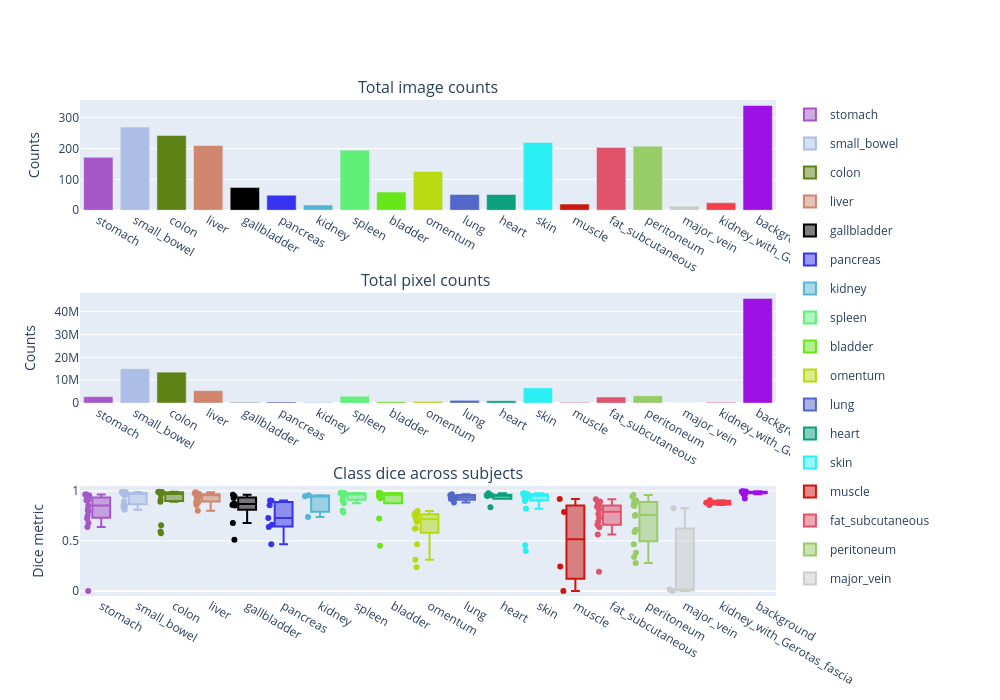

The code cell stored with this chart in its notebook:
### Markdown cell above
Comparison of class dice scores. Each boxplot shows the distribution of dice values across subjects. The image and pixel counts are the sum over all images in the validation sets.

### Code cell
if "confusion_matrix" in df_val:
    create_class_scores_figure(agg)

### Figure 1 — Plotly figure (JSON) as saved in the notebook; plotly's stock layout.template omitted (floating-point values rounded to 4 significant figures)
{"data": [{"marker": {"color": ["#A657C7", "#ADBEE6", "#5F8217", "#D0856D", "#000000", "#3733F0", "#54B5D4", "#60F07A", "#67E619", "#B9D912", "#5267C7", "#0DA07C", "#2BF0F3", "#CC170F", "#e0536b", "#98CC66", "#CCCCCC", "#F43E4C", "#9E11E4"]}, "name": "counts", "showlegend": false, "type": "bar", "x": ["stomach", "small_bowel", "colon", "liver", "gallbladder", "pancreas", "kidney", "spleen", "bladder", "omentum", "lung", "heart", "skin", "muscle", "fat_subcutaneous", "peritoneum", "major_vein", "kidney_with_Gerotas_fascia", "background"], "xaxis": "x", "y": [172, 270, 243, 210, 74, 49, 17, 195, 59, 126, 51, 51, 220, 20, 204, 208, 14, 24, 340], "yaxis": "y"}, {"marker": {"color": ["#A657C7", "#ADBEE6", "#5F8217", "#D0856D", "#000000", "#3733F0", "#54B5D4", "#60F07A", "#67E619", "#B9D912", "#5267C7", "#0DA07C", "#2BF0F3", "#CC170F", "#e0536b", "#98CC66", "#CCCCCC", "#F43E4C", "#9E11E4"]}, "name": "counts", "showlegend": false, "type": "bar", "x": ["stomach", "small_bowel", "colon", "liver", "gallbladder", "pancreas", "kidney", "spleen", "bladder", "omentum", "lung", "heart", "skin", "muscle", "fat_subcutaneous", "peritoneum", "major_vein", "kidney_with_Gerotas_fascia", "background"], "xaxis": "x2", "y": [2812769, 15058855, 13547477, 5469524, 228607, 439549, 271109, 2986646, 660230, 814518, 1216017, 1030449, 6657604, 276587, 2664671, 3232007, 88240, 356557, 45795869], "yaxis": "y2"}, {"alignmentgroup": "True", "boxpoints": "all", "customdata": [["P050"], ["P069"], ["P045"], ["P060"], ["P044"], ["P047"], ["P059"], ["P070"], ["P048"], ["P061"], ["P071"], ["P041"], ["P049"], ["P057"], ["P058"]], "hovertemplate": "label_name=%{x}<br>dice_metric=%{y}<br>subject_name=%{customdata[0]}<extra></extra>", "legendgroup": "stomach", "marker": {"color": "#A657C7"}, "name": "stomach", "notched": false, "offsetgroup": "stomach", "orientation": "v", "showlegend": true, "type": "box", "x": ["stomach", "stomach", "stomach", "stomach", "stomach", "stomach", "stomach", "stomach", "stomach", "stomach", "stomach", "stomach", "stomach", "stomach", "stomach"], "x0": " ", "xaxis": "x3", "y": [0.9061, 0.6396, 0.9631, 0.6781, 0.9542, 0.963, 0, 0.7535, 0.852, 0.9008, 0.7952, 0.9128, 0.9397, 0.7226, 0.8138], "y0": " ", "yaxis": "y3"}, {"alignmentgroup": "True", "boxpoints": "all", "customdata": [["P048"], ["P045"], ["P058"], ["P049"], ["P047"], ["P050"], ["P061"], ["P057"], ["P059"], ["P060"], ["P044"], ["P070"], ["P071"], ["P069"], ["P041"]], "hovertemplate": "label_name=%{x}<br>dice_metric=%{y}<br>subject_name=%{customdata[0]}<extra></extra>", "legendgroup": "small_bowel", "marker": {"color": "#ADBEE6"}, "name": "small_bowel", "notched": false, "offsetgroup": "small_bowel", "orientation": "v", "showlegend": true, "type": "box", "x": ["small_bowel", "small_bowel", "small_bowel", "small_bowel", "small_bowel", "small_bowel", "small_bowel", "small_bowel", "small_bowel", "small_bowel", "small_bowel", "small_bowel", "small_bowel", "small_bowel", "small_bowel"], "x0": " ", "xaxis": "x3", "y": [0.9867, 0.9562, 0.8558, 0.9852, 0.9742, 0.9788, 0.9735, 0.8112, 0.9696, 0.9602, 0.985, 0.8273, 0.8513, 0.8923, 0.9713], "y0": " ", "yaxis": "y3"}, {"alignmentgroup": "True", "boxpoints": "all", "customdata": [["P071"], ["P058"], ["P060"], ["P049"], ["P044"], ["P047"], ["P059"], ["P041"], ["P057"], ["P061"], ["P045"], ["P050"], ["P069"], ["P070"], ["P048"]], "hovertemplate": "label_name=%{x}<br>dice_metric=%{y}<br>subject_name=%{customdata[0]}<extra></extra>", "legendgroup": "colon", "marker": {"color": "#5F8217"}, "name": "colon", "notched": false, "offsetgroup": "colon", "orientation": "v", "showlegend": true, "type": "box", "x": ["colon", "colon", "colon", "colon", "colon", "colon", "colon", "colon", "colon", "colon", "colon", "colon", "colon", "colon", "colon"], "x0": " ", "xaxis": "x3", "y": [0.9792, 0.5755, 0.9133, 0.9801, 0.9878, 0.9628, 0.9679, 0.9624, 0.8915, 0.987, 0.9894, 0.9847, 0.5933, 0.657, 0.9842], "y0": " ", "yaxis": "y3"}, {"alignmentgroup": "True", "boxpoints": "all", "customdata": [["P071"], ["P041"], ["P057"], ["P049"], ["P050"], ["P059"], ["P058"], ["P061"], ["P069"], ["P045"], ["P047"], ["P048"], ["P060"], ["P070"], ["P044"]], "hovertemplate": "label_name=%{x}<br>dice_metric=%{y}<br>subject_name=%{customdata[0]}<extra></extra>", "legendgroup": "liver", "marker": {"color": "#D0856D"}, "name": "liver", "notched": false, "offsetgroup": "liver", "orientation": "v", "showlegend": true, "type": "box", "x": ["liver", "liver", "liver", "liver", "liver", "liver", "liver", "liver", "liver", "liver", "liver", "liver", "liver", "liver", "liver"], "x0": " ", "xaxis": "x3", "y": [0.8576, 0.9844, 0.9148, 0.9301, 0.9695, 0.7996, 0.9315, 0.8837, 0.9669, 0.9566, 0.9657, 0.962, 0.9547, 0.885, 0.9762], "y0": " ", "yaxis": "y3"}, {"alignmentgroup": "True", "boxpoints": "all", "customdata": [["P060"], ["P057"], ["P071"], ["P069"], ["P059"], ["P048"], ["P070"], ["P047"], ["P050"]], "hovertemplate": "label_name=%{x}<br>dice_metric=%{y}<br>subject_name=%{customdata[0]}<extra></extra>", "legendgroup": "gallbladder", "marker": {"color": "#000000"}, "name": "gallbladder", "notched": false, "offsetgroup": "gallbladder", "orientation": "v", "showlegend": true, "type": "box", "x": ["gallbladder", "gallbladder", "gallbladder", "gallbladder", "gallbladder", "gallbladder", "gallbladder", "gallbladder", "gallbladder"], "x0": " ", "xaxis": "x3", "y": [0.8698, 0.9449, 0.8542, 0.5113, 0.9608, 0.6784, 0.8681, 0.8579, 0.9283], "y0": " ", "yaxis": "y3"}, {"alignmentgroup": "True", "boxpoints": "all", "customdata": [["P070"], ["P057"], ["P059"], ["P058"], ["P060"], ["P061"], ["P071"]], "hovertemplate": "label_name=%{x}<br>dice_metric=%{y}<br>subject_name=%{customdata[0]}<extra></extra>", "legendgroup": "pancreas", "marker": {"color": "#3733F0"}, "name": "pancreas", "notched": false, "offsetgroup": "pancreas", "orientation": "v", "showlegend": true, "type": "box", "x": ["pancreas", "pancreas", "pancreas", "pancreas", "pancreas", "pancreas", "pancreas"], "x0": " ", "xaxis": "x3", "y": [0.66, 0.9006, 0.9034, 0.4672, 0.8546, 0.6388, 0.7275], "y0": " ", "yaxis": "y3"}, {"alignmentgroup": "True", "boxpoints": "all", "customdata": [["P058"], ["P059"], ["P061"]], "hovertemplate": "label_name=%{x}<br>dice_metric=%{y}<br>subject_name=%{customdata[0]}<extra></extra>", "legendgroup": "kidney", "marker": {"color": "#54B5D4"}, "name": "kidney", "notched": false, "offsetgroup": "kidney", "orientation": "v", "showlegend": true, "type": "box", "x": ["kidney", "kidney", "kidney"], "x0": " ", "xaxis": "x3", "y": [0.9455, 0.7395, 0.9558], "y0": " ", "yaxis": "y3"}, {"alignmentgroup": "True", "boxpoints": "all", "customdata": [["P041"], ["P050"], ["P048"], ["P045"], ["P061"], ["P058"], ["P049"], ["P057"], ["P059"], ["P069"], ["P044"], ["P070"], ["P071"], ["P047"], ["P060"]], "hovertemplate": "label_name=%{x}<br>dice_metric=%{y}<br>subject_name=%{customdata[0]}<extra></extra>", "legendgroup": "spleen", "marker": {"color": "#60F07A"}, "name": "spleen", "notched": false, "offsetgroup": "spleen", "orientation": "v", "showlegend": true, "type": "box", "x": ["spleen", "spleen", "spleen", "spleen", "spleen", "spleen", "spleen", "spleen", "spleen", "spleen", "spleen", "spleen", "spleen", "spleen", "spleen"], "x0": " ", "xaxis": "x3", "y": [0.9779, 0.9761, 0.9787, 0.9654, 0.9629, 0.9672, 0.9459, 0.9221, 0.7829, 0.9062, 0.8766, 0.8032, 0.9719, 0.9758, 0.9526], "y0": " ", "yaxis": "y3"}, {"alignmentgroup": "True", "boxpoints": "all", "customdata": [["P059"], ["P048"], ["P041"], ["P047"], ["P060"], ["P045"], ["P061"], ["P057"], ["P049"]], "hovertemplate": "label_name=%{x}<br>dice_metric=%{y}<br>subject_name=%{customdata[0]}<extra></extra>", "legendgroup": "bladder", "marker": {"color": "#67E619"}, "name": "bladder", "notched": false, "offsetgroup": "bladder", "orientation": "v", "showlegend": true, "type": "box", "x": ["bladder", "bladder", "bladder", "bladder", "bladder", "bladder", "bladder", "bladder", "bladder"], "x0": " ", "xaxis": "x3", "y": [0.9789, 0.4514, 0.9754, 0.9696, 0.9593, 0.7234, 0.9452, 0.9262, 0.975], "y0": " ", "yaxis": "y3"}, {"alignmentgroup": "True", "boxpoints": "all", "customdata": [["P047"], ["P059"], ["P061"], ["P069"], ["P044"], ["P070"], ["P041"], ["P045"], ["P060"], ["P050"], ["P071"], ["P058"], ["P057"]], "hovertemplate": "label_name=%{x}<br>dice_metric=%{y}<br>subject_name=%{customdata[0]}<extra></extra>", "legendgroup": "omentum", "marker": {"color": "#B9D912"}, "name": "omentum", "notched": false, "offsetgroup": "omentum", "orientation": "v", "showlegend": true, "type": "box", "x": ["omentum", "omentum", "omentum", "omentum", "omentum", "omentum", "omentum", "omentum", "omentum", "omentum", "omentum", "omentum", "omentum"], "x0": " ", "xaxis": "x3", "y": [0.6264, 0.3126, 0.621, 0.7654, 0.799, 0.7397, 0.7746, 0.2368, 0.6911, 0.7167, 0.4666, 0.7658, 0.7229], "y0": " ", "yaxis": "y3"}, {"alignmentgroup": "True", "boxpoints": "all", "customdata": [["P058"], ["P045"], ["P044"], ["P070"], ["P060"]], "hovertemplate": "label_name=%{x}<br>dice_metric=%{y}<br>subject_name=%{customdata[0]}<extra></extra>", "legendgroup": "lung", "marker": {"color": "#5267C7"}, "name": "lung", "notched": false, "offsetgroup": "lung", "orientation": "v", "showlegend": true, "type": "box", "x": ["lung", "lung", "lung", "lung", "lung"], "x0": " ", "xaxis": "x3", "y": [0.9351, 0.9648, 0.9191, 0.8822, 0.9545], "y0": " ", "yaxis": "y3"}, {"alignmentgroup": "True", "boxpoints": "all", "customdata": [["P045"], ["P044"], ["P058"], ["P070"], ["P060"]], "hovertemplate": "label_name=%{x}<br>dice_metric=%{y}<br>subject_name=%{customdata[0]}<extra></extra>", "legendgroup": "heart", "marker": {"color": "#0DA07C"}, "name": "heart", "notched": false, "offsetgroup": "heart", "orientation": "v", "showlegend": true, "type": "box", "x": ["heart", "heart", "heart", "heart", "heart"], "x0": " ", "xaxis": "x3", "y": [0.9756, 0.9481, 0.9567, 0.8351, 0.9563], "y0": " ", "yaxis": "y3"}, {"alignmentgroup": "True", "boxpoints": "all", "customdata": [["P045"], ["P057"], ["P044"], ["P041"], ["P049"], ["P071"], ["P060"], ["P069"], ["P061"], ["P070"], ["P048"], ["P047"], ["P059"], ["P058"], ["P050"]], "hovertemplate": "label_name=%{x}<br>dice_metric=%{y}<br>subject_name=%{customdata[0]}<extra></extra>", "legendgroup": "skin", "marker": {"color": "#2BF0F3"}, "name": "skin", "notched": false, "offsetgroup": "skin", "orientation": "v", "showlegend": true, "type": "box", "x": ["skin", "skin", "skin", "skin", "skin", "skin", "skin", "skin", "skin", "skin", "skin", "skin", "skin", "skin", "skin"], "x0": " ", "xaxis": "x3", "y": [0.9668, 0.9262, 0.8982, 0.9726, 0.9713, 0.4, 0.9456, 0.9141, 0.9511, 0.8196, 0.9762, 0.9526, 0.4564, 0.9528, 0.9571], "y0": " ", "yaxis": "y3"}, {"alignmentgroup": "True", "boxpoints": "all", "customdata": [["P061"], ["P070"], ["P060"], ["P044"]], "hovertemplate": "label_name=%{x}<br>dice_metric=%{y}<br>subject_name=%{customdata[0]}<extra></extra>", "legendgroup": "muscle", "marker": {"color": "#CC170F"}, "name": "muscle", "notched": false, "offsetgroup": "muscle", "orientation": "v", "showlegend": true, "type": "box", "x": ["muscle", "muscle", "muscle", "muscle"], "x0": " ", "xaxis": "x3", "y": [0, 0.2436, 0.9169, 0.7876], "y0": " ", "yaxis": "y3"}, {"alignmentgroup": "True", "boxpoints": "all", "customdata": [["P044"], ["P049"], ["P041"], ["P050"], ["P061"], ["P069"], ["P070"], ["P045"], ["P047"], ["P057"], ["P058"], ["P060"], ["P048"], ["P071"]], "hovertemplate": "label_name=%{x}<br>dice_metric=%{y}<br>subject_name=%{customdata[0]}<extra></extra>", "legendgroup": "fat_subcutaneous", "marker": {"color": "#e0536b"}, "name": "fat_subcutaneous", "notched": false, "offsetgroup": "fat_subcutaneous", "orientation": "v", "showlegend": true, "type": "box", "x": ["fat_subcutaneous", "fat_subcutaneous", "fat_subcutaneous", "fat_subcutaneous", "fat_subcutaneous", "fat_subcutaneous", "fat_subcutaneous", "fat_subcutaneous", "fat_subcutaneous", "fat_subcutaneous", "fat_subcutaneous", "fat_subcutaneous", "fat_subcutaneous", "fat_subcutaneous"], "x0": " ", "xaxis": "x3", "y": [0.6907, 0.888, 0.6612, 0.9157, 0.8108, 0.6365, 0.5628, 0.8384, 0.772, 0.8937, 0.8416, 0.7329, 0.8535, 0.1921], "y0": " ", "yaxis": "y3"}, {"alignmentgroup": "True", "boxpoints": "all", "customdata": [["P070"], ["P050"], ["P047"], ["P058"], ["P059"], ["P048"], ["P061"], ["P049"], ["P060"], ["P044"], ["P045"], ["P041"], ["P071"], ["P057"], ["P069"]], "hovertemplate": "label_name=%{x}<br>dice_metric=%{y}<br>subject_name=%{customdata[0]}<extra></extra>", "legendgroup": "peritoneum", "marker": {"color": "#98CC66"}, "name": "peritoneum", "notched": false, "offsetgroup": "peritoneum", "orientation": "v", "showlegend": true, "type": "box", "x": ["peritoneum", "peritoneum", "peritoneum", "peritoneum", "peritoneum", "peritoneum", "peritoneum", "peritoneum", "peritoneum", "peritoneum", "peritoneum", "peritoneum", "peritoneum", "peritoneum", "peritoneum"], "x0": " ", "xaxis": "x3", "y": [0.2788, 0.8909, 0.6109, 0.3828, 0.9573, 0.7586, 0.5888, 0.902, 0.7511, 0.8555, 0.9422, 0.8494, 0.4657, 0.8822, 0.3382], "y0": " ", "yaxis": "y3"}, {"alignmentgroup": "True", "boxpoints": "all", "customdata": [["P059"], ["P060"], ["P058"]], "hovertemplate": "label_name=%{x}<br>dice_metric=%{y}<br>subject_name=%{customdata[0]}<extra></extra>", "legendgroup": "major_vein", "marker": {"color": "#CCCCCC"}, "name": "major_vein", "notched": false, "offsetgroup": "major_vein", "orientation": "v", "showlegend": true, "type": "box", "x": ["major_vein", "major_vein", "major_vein"], "x0": " ", "xaxis": "x3", "y": [0.8259, 0, 0.01575], "y0": " ", "yaxis": "y3"}, {"alignmentgroup": "True", "boxpoints": "all", "customdata": [["P059"], ["P060"], ["P058"]], "hovertemplate": "label_name=%{x}<br>dice_metric=%{y}<br>subject_name=%{customdata[0]}<extra></extra>", "legendgroup": "kidney_with_Gerotas_fascia", "marker": {"color": "#F43E4C"}, "name": "kidney_with_Gerotas_fascia", "notched": false, "offsetgroup": "kidney_with_Gerotas_fascia", "orientation": "v", "showlegend": true, "type": "box", "x": ["kidney_with_Gerotas_fascia", "kidney_with_Gerotas_fascia", "kidney_with_Gerotas_fascia"], "x0": " ", "xaxis": "x3", "y": [0.9066, 0.8576, 0.8818], "y0": " ", "yaxis": "y3"}, {"alignmentgroup": "True", "boxpoints": "all", "customdata": [["P071"], ["P050"], ["P070"], ["P045"], ["P069"], ["P061"], ["P047"], ["P060"], ["P048"], ["P059"], ["P058"], ["P049"], ["P057"], ["P044"], ["P041"]], "hovertemplate": "label_name=%{x}<br>dice_metric=%{y}<br>subject_name=%{customdata[0]}<extra></extra>", "legendgroup": "background", "marker": {"color": "#9E11E4"}, "name": "background", "notched": false, "offsetgroup": "background", "orientation": "v", "showlegend": true, "type": "box", "x": ["background", "background", "background", "background", "background", "background", "background", "background", "background", "background", "background", "background", "background", "background", "background"], "x0": " ", "xaxis": "x3", "y": [0.9899, 0.9227, 0.985, 0.9806, 0.9912, 0.9843, 0.9662, 0.993, 0.9733, 0.9949, 0.9917, 0.9698, 0.9876, 0.9798, 0.9871], "y0": " ", "yaxis": "y3"}], "layout": {"annotations": [{"font": {"size": 16}, "showarrow": false, "text": "Total image counts", "x": 0.5, "xanchor": "center", "xref": "paper", "y": 1, "yanchor": "bottom", "yref": "paper"}, {"font": {"size": 16}, "showarrow": false, "text": "Total pixel counts ", "x": 0.5, "xanchor": "center", "xref": "paper", "y": 0.6111, "yanchor": "bottom", "yref": "paper"}, {"font": {"size": 16}, "showarrow": false, "text": "Class dice across subjects", "x": 0.5, "xanchor": "center", "xref": "paper", "y": 0.2222, "yanchor": "bottom", "yref": "paper"}], "height": 700, "width": 1000, "xaxis": {"anchor": "y", "domain": [0, 1]}, "xaxis2": {"anchor": "y2", "domain": [0, 1]}, "xaxis3": {"anchor": "y3", "domain": [0, 1]}, "yaxis": {"anchor": "x", "domain": [0.7778, 1], "title": {"text": "Counts"}}, "yaxis2": {"anchor": "x2", "domain": [0.3889, 0.6111], "title": {"text": "Counts"}}, "yaxis3": {"anchor": "x3", "domain": [0, 0.2222], "range": [-0.05, 1.05], "title": {"text": "Dice metric"}}}}
